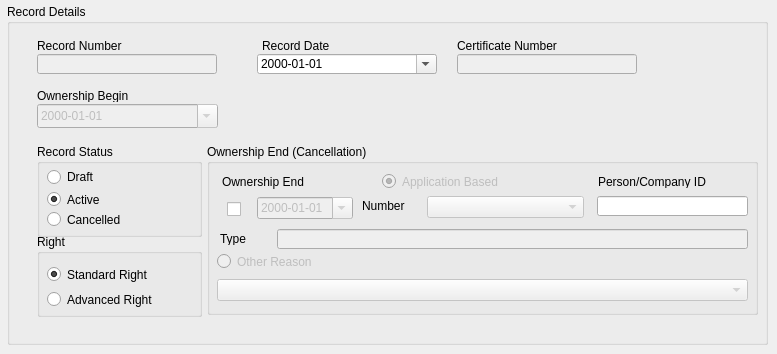
   <widget class="QWidget" name="record_details_tab">
    <attribute name="title">
     <string>Record Details</string>
    </attribute>
    <widget class="QGroupBox" name="groupBox_7">
     <property name="geometry">
      <rect>
       <x>7</x>
       <y>4</y>
       <width>761</width>
       <height>341</height>
      </rect>
     </property>
     <property name="title">
      <string>Record Details</string>
     </property>
     <widget class="QLabel" name="label_22">
      <property name="geometry">
       <rect>
        <x>30</x>
        <y>35</y>
        <width>180</width>
        <height>13</height>
       </rect>
      </property>
      <property name="text">
       <string>Record Number</string>
      </property>
     </widget>
     <widget class="QLineEdit" name="record_number_edit">
      <property name="enabled">
       <bool>false</bool>
      </property>
      <property name="geometry">
       <rect>
        <x>30</x>
        <y>50</y>
        <width>180</width>
        <height>20</height>
       </rect>
      </property>
     </widget>
     <widget class="QDateEdit" name="record_date_date">
      <property name="geometry">
       <rect>
        <x>250</x>
        <y>50</y>
        <width>180</width>
        <height>20</height>
       </rect>
      </property>
      <property name="displayFormat">
       <string>yyyy-MM-dd</string>
      </property>
      <property name="calendarPopup">
       <bool>true</bool>
      </property>
     </widget>
     <widget class="QLabel" name="label_23">
      <property name="geometry">
       <rect>
        <x>30</x>
        <y>85</y>
        <width>180</width>
        <height>13</height>
       </rect>
      </property>
      <property name="text">
       <string>Ownership Begin</string>
      </property>
     </widget>
     <widget class="QGroupBox" name="record_status_groupbox">
      <property name="geometry">
       <rect>
        <x>30</x>
        <y>140</y>
        <width>165</width>
        <height>93</height>
       </rect>
      </property>
      <property name="title">
       <string>Record Status</string>
      </property>
      <widget class="QRadioButton" name="draft_rbutton">
       <property name="geometry">
        <rect>
         <x>10</x>
         <y>20</y>
         <width>146</width>
         <height>26</height>
        </rect>
       </property>
       <property name="text">
        <string>Draft</string>
       </property>
       <attribute name="buttonGroup">
        <string notr="true">buttonGroup</string>
       </attribute>
      </widget>
      <widget class="QRadioButton" name="active_rbutton">
       <property name="geometry">
        <rect>
         <x>10</x>
         <y>45</y>
         <width>151</width>
         <height>21</height>
        </rect>
       </property>
       <property name="text">
        <string>Active</string>
       </property>
       <property name="checked">
        <bool>true</bool>
       </property>
       <attribute name="buttonGroup">
        <string notr="true">buttonGroup</string>
       </attribute>
      </widget>
      <widget class="QRadioButton" name="cancelled_rbutton">
       <property name="geometry">
        <rect>
         <x>10</x>
         <y>65</y>
         <width>146</width>
         <height>21</height>
        </rect>
       </property>
       <property name="text">
        <string>Cancelled</string>
       </property>
       <attribute name="buttonGroup">
        <string notr="true">buttonGroup</string>
       </attribute>
      </widget>
     </widget>
     <widget class="QGroupBox" name="right_groupbox">
      <property name="geometry">
       <rect>
        <x>30</x>
        <y>230</y>
        <width>165</width>
        <height>83</height>
       </rect>
      </property>
      <property name="title">
       <string>Right</string>
      </property>
      <widget class="QRadioButton" name="standard_right_rbutton">
       <property name="geometry">
        <rect>
         <x>10</x>
         <y>30</y>
         <width>131</width>
         <height>21</height>
        </rect>
       </property>
       <property name="text">
        <string>Standard Right</string>
       </property>
       <property name="checked">
        <bool>true</bool>
       </property>
       <attribute name="buttonGroup">
        <string notr="true">buttonGroup_2</string>
       </attribute>
      </widget>
      <widget class="QRadioButton" name="advanced_right_rbutton">
       <property name="geometry">
        <rect>
         <x>10</x>
         <y>55</y>
         <width>136</width>
         <height>21</height>
        </rect>
       </property>
       <property name="text">
        <string>Advanced Right</string>
       </property>
       <attribute name="buttonGroup">
        <string notr="true">buttonGroup_2</string>
       </attribute>
      </widget>
     </widget>
     <widget class="QGroupBox" name="ownership_end_groupbox">
      <property name="geometry">
       <rect>
        <x>200</x>
        <y>140</y>
        <width>551</width>
        <height>171</height>
       </rect>
      </property>
      <property name="title">
       <string>Ownership End (Cancellation)</string>
      </property>
      <widget class="QLabel" name="label_24">
       <property name="geometry">
        <rect>
         <x>15</x>
         <y>30</y>
         <width>161</width>
         <height>16</height>
        </rect>
       </property>
       <property name="text">
        <string>Ownership End</string>
       </property>
      </widget>
      <widget class="QDateEdit" name="ownership_end_date">
       <property name="enabled">
        <bool>false</bool>
       </property>
       <property name="geometry">
        <rect>
         <x>50</x>
         <y>53</y>
         <width>96</width>
         <height>22</height>
        </rect>
       </property>
       <property name="displayFormat">
        <string>yyyy-MM-dd</string>
       </property>
       <property name="calendarPopup">
        <bool>true</bool>
       </property>
      </widget>
      <widget class="QCheckBox" name="cancellation_date_check_box">
       <property name="geometry">
        <rect>
         <x>20</x>
         <y>57</y>
         <width>21</width>
         <height>16</height>
        </rect>
       </property>
       <property name="text">
        <string/>
       </property>
      </widget>
      <widget class="QRadioButton" name="application_based_rbutton">
       <property name="enabled">
        <bool>false</bool>
       </property>
       <property name="geometry">
        <rect>
         <x>175</x>
         <y>27</y>
         <width>180</width>
         <height>21</height>
        </rect>
       </property>
       <property name="text">
        <string>Application Based</string>
       </property>
       <property name="checked">
        <bool>true</bool>
       </property>
       <attribute name="buttonGroup">
        <string notr="true">buttonGroup_3</string>
       </attribute>
      </widget>
      <widget class="QLabel" name="label_25">
       <property name="geometry">
        <rect>
         <x>155</x>
         <y>55</y>
         <width>88</width>
         <height>13</height>
        </rect>
       </property>
       <property name="text">
        <string>Number</string>
       </property>
      </widget>
      <widget class="QLabel" name="label_26">
       <property name="geometry">
        <rect>
         <x>13</x>
         <y>88</y>
         <width>88</width>
         <height>13</height>
        </rect>
       </property>
       <property name="text">
        <string>Type</string>
       </property>
      </widget>
      <widget class="QComboBox" name="app_number_cbox">
       <property name="enabled">
        <bool>false</bool>
       </property>
       <property name="geometry">
        <rect>
         <x>220</x>
         <y>52</y>
         <width>157</width>
         <height>22</height>
        </rect>
       </property>
      </widget>
      <widget class="QLineEdit" name="type_edit">
       <property name="enabled">
        <bool>false</bool>
       </property>
       <property name="geometry">
        <rect>
         <x>70</x>
         <y>85</y>
         <width>471</width>
         <height>20</height>
        </rect>
       </property>
      </widget>
      <widget class="QRadioButton" name="other_reason_rbutton">
       <property name="enabled">
        <bool>false</bool>
       </property>
       <property name="geometry">
        <rect>
         <x>10</x>
         <y>107</y>
         <width>266</width>
         <height>21</height>
        </rect>
       </property>
       <property name="text">
        <string>Other Reason</string>
       </property>
       <attribute name="buttonGroup">
        <string notr="true">buttonGroup_3</string>
       </attribute>
      </widget>
      <widget class="QComboBox" name="other_reason_cbox">
       <property name="enabled">
        <bool>false</bool>
       </property>
       <property name="geometry">
        <rect>
         <x>10</x>
         <y>135</y>
         <width>531</width>
         <height>22</height>
        </rect>
       </property>
      </widget>
      <widget class="QLineEdit" name="person_id_edit">
       <property name="geometry">
        <rect>
         <x>390</x>
         <y>52</y>
         <width>151</width>
         <height>20</height>
        </rect>
       </property>
      </widget>
      <widget class="QLabel" name="label_31">
       <property name="geometry">
        <rect>
         <x>391</x>
         <y>31</y>
         <width>149</width>
         <height>13</height>
        </rect>
       </property>
       <property name="text">
        <string>Person/Company ID</string>
       </property>
      </widget>
     </widget>
     <widget class="QLabel" name="messages_label">
      <property name="geometry">
       <rect>
        <x>30</x>
        <y>318</y>
        <width>721</width>
        <height>16</height>
       </rect>
      </property>
      <property name="text">
       <string/>
      </property>
     </widget>
     <widget class="QLabel" name="label_28">
      <property name="geometry">
       <rect>
        <x>255</x>
        <y>34</y>
        <width>180</width>
        <height>15</height>
       </rect>
      </property>
      <property name="text">
       <string>Record Date</string>
      </property>
     </widget>
     <widget class="QLineEdit" name="certificate_number_edit">
      <property name="enabled">
       <bool>false</bool>
      </property>
      <property name="geometry">
       <rect>
        <x>450</x>
        <y>50</y>
        <width>180</width>
        <height>20</height>
       </rect>
      </property>
     </widget>
     <widget class="QLabel" name="label_29">
      <property name="geometry">
       <rect>
        <x>450</x>
        <y>35</y>
        <width>180</width>
        <height>13</height>
       </rect>
      </property>
      <property name="text">
       <string>Certificate Number</string>
      </property>
     </widget>
     <widget class="QDateEdit" name="ownership_begin_edit">
      <property name="enabled">
       <bool>false</bool>
      </property>
      <property name="geometry">
       <rect>
        <x>30</x>
        <y>100</y>
        <width>181</width>
        <height>24</height>
       </rect>
      </property>
      <property name="displayFormat">
       <string>yyyy-MM-dd</string>
      </property>
      <property name="calendarPopup">
       <bool>true</bool>
      </property>
     </widget>
    </widget>
   </widget>
